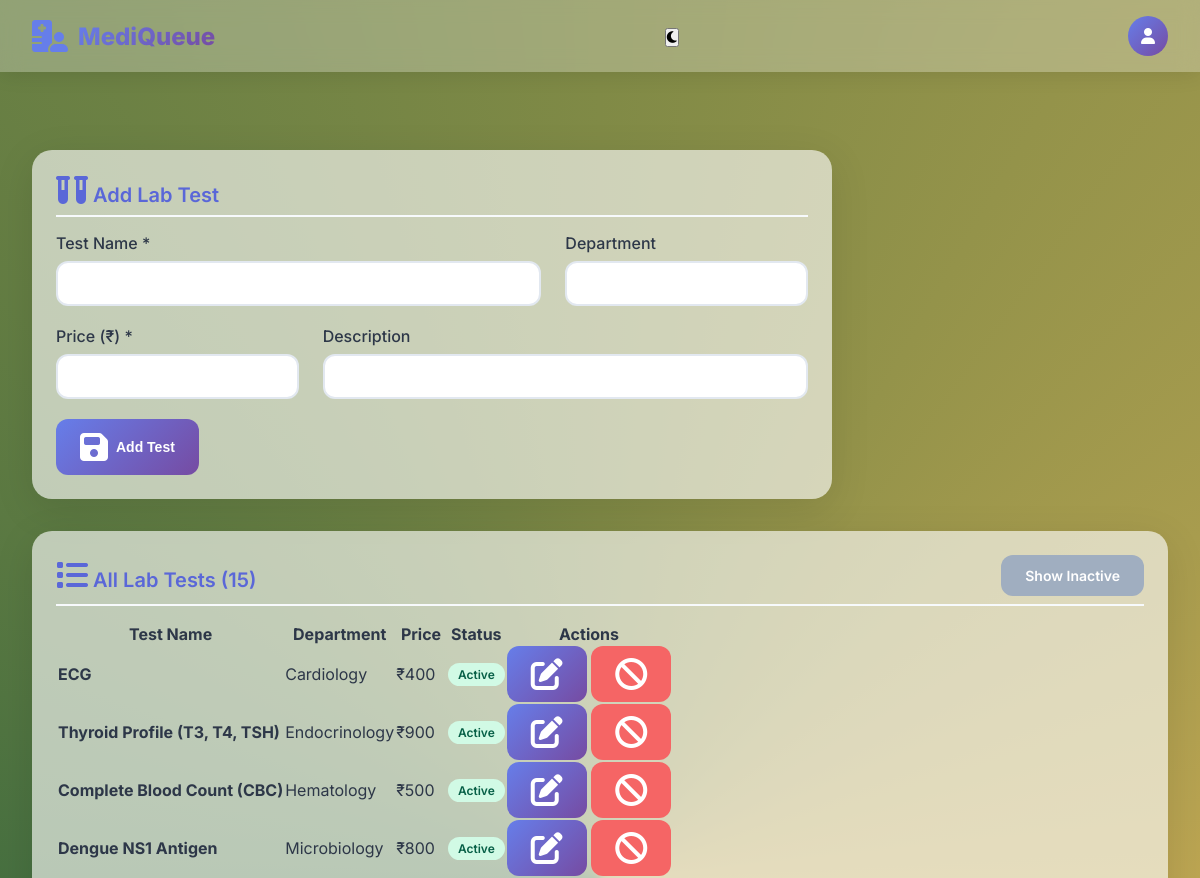
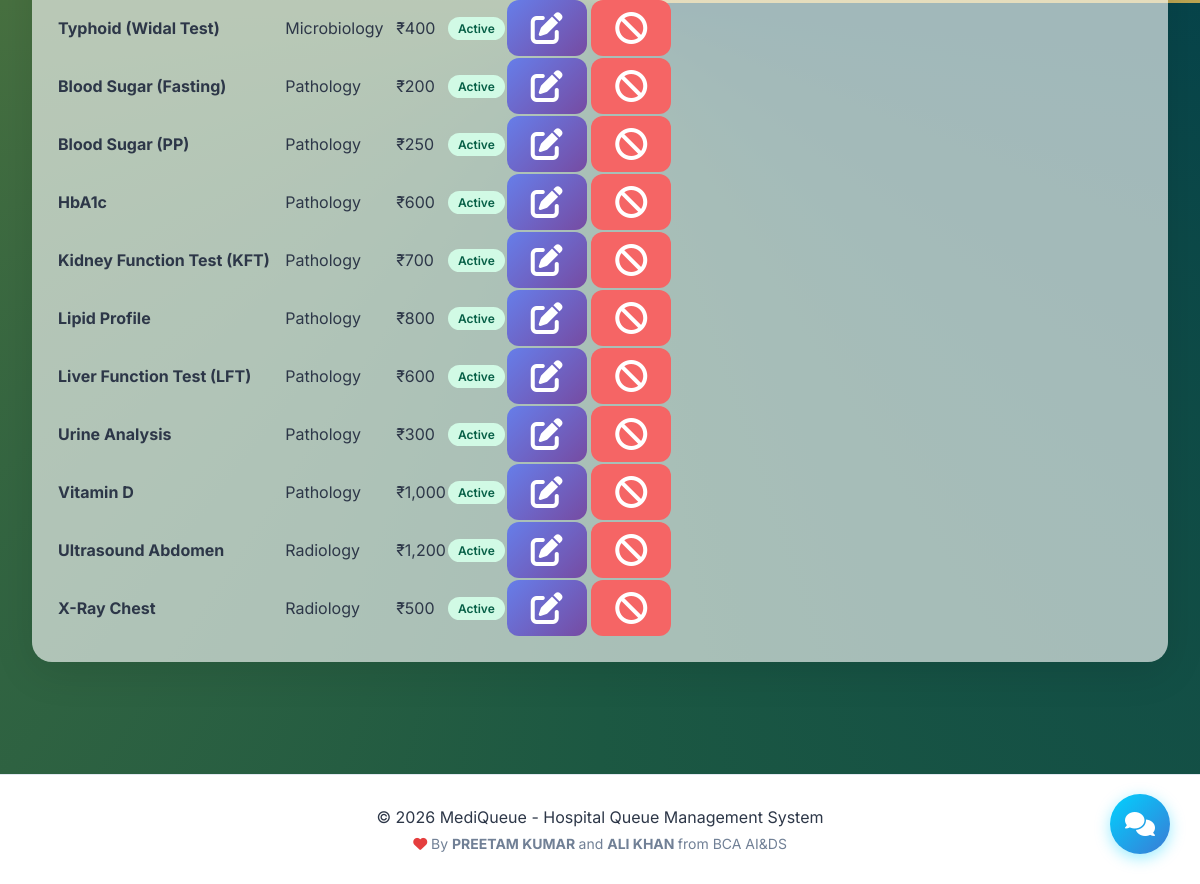
Screenshot of /admin/manage_lab_tests.php (signed in) with the database file from the repository (2 pictures, top to bottom).
### tables this page shows
CREATE TABLE `lab_tests` (
  `test_id` int(11) NOT NULL,
  `test_name` varchar(150) NOT NULL,
  `department` varchar(100) DEFAULT NULL,
  `price` decimal(10,2) DEFAULT 0.00,
  `description` text DEFAULT NULL,
  `is_active` tinyint(1) DEFAULT 1,
  `created_at` timestamp NOT NULL DEFAULT current_timestamp()
);

### admin/manage_lab_tests.php (the view, shortened to what this page needs)
<?php
require_once '../config/db.php';
$show_inactive = isset($_GET['show_inactive']);
$stmt = $pdo->prepare("SELECT * FROM lab_tests WHERE " . ($show_inactive ? "1=1" : "is_active=1") . " ORDER BY department, test_name");
$stmt->execute();
$tests = $stmt->fetchAll();
$edit_test = null;
?>
<?php include '../includes/header.php'; ?>
<div class="box" style="max-width: 800px; margin-top: 70px;">
    <div class="box-header">
        <h2 class="box-title"><i class="fas fa-vials"></i> <?php echo $edit_test ? 'Edit' : 'Add'; ?> Lab Test</h2>
    </div>
    <form method="POST">
        <div class="grid" style="grid-template-columns: 2fr 1fr;">
            <div class="form-group">
                <label class="form-label">Test Name *</label>
                <input type="text" name="test_name" class="form-control" value="<?php echo $edit_test ? htmlspecialchars($edit_test['test_name']) : ''; ?>" required>
            </div>
            <div class="form-group">
                <label class="form-label">Department</label>
                <input type="text" name="department" class="form-control" value="<?php echo $edit_test ? htmlspecialchars($edit_test['department']) : ''; ?>">
            </div>
        </div>
        <div class="grid" style="grid-template-columns: 1fr 2fr;">
            <div class="form-group">
                <label class="form-label">Price (₹) *</label>
                <input type="number" name="price" class="form-control" step="0.01" value="<?php echo $edit_test ? $edit_test['price'] : ''; ?>" required>
            </div>
            <div class="form-group">
                <label class="form-label">Description</label>
                <input type="text" name="description" class="form-control" value="<?php echo $edit_test ? htmlspecialchars($edit_test['description']) : ''; ?>">
            </div>
        </div>
        <button type="submit" class="btn btn-primary"><i class="fas fa-save"></i> <?php echo $edit_test ? 'Update' : 'Add'; ?> Test</button>
    </form>
</div>
<div class="box" style="margin-top: 1.5rem;">
    <div class="box-header">
        <h2 class="box-title"><i class="fas fa-list"></i> All Lab Tests (<?php echo count($tests); ?>)</h2>
        <a href="?<?php echo $show_inactive ? '' : 'show_inactive=1'; ?>" class="btn btn-sm btn-secondary">
            <?php echo $show_inactive ? 'Show Active Only' : 'Show Inactive'; ?>
        </a>
    </div>
    <div class="table-container">
        <table>
            <thead>
                <tr>
                    <th>Test Name</th>
                    <th>Department</th>
                    <th>Price</th>
                    <th>Status</th>
                    <th>Actions</th>
                </tr>
            </thead>
            <tbody>
                <?php foreach ($tests as $t): ?>
                <tr>
                    <td><strong><?php echo htmlspecialchars($t['test_name']); ?></strong></td>
                    <td><?php echo htmlspecialchars($t['department']); ?></td>
                    <td>₹<?php echo number_format($t['price']); ?></td>
                    <td>
                        <span class="badge badge-<?php echo $t['is_active'] ? 'success' : 'danger'; ?>">
                            <?php echo $t['is_active'] ? 'Active' : 'Inactive'; ?>
                        </span>
                    </td>
                    <td>
                        <a href="?edit=<?php echo $t['test_id']; ?>" class="btn btn-sm btn-primary"><i class="fas fa-edit"></i></a>
                        <form method="POST" style="display:inline;" onsubmit="return confirm('Are you sure?');">
                            <button class="btn btn-sm btn-<?php echo $t['is_active'] ? 'danger' : 'success'; ?>">
                                <i class="fas fa-<?php echo $t['is_active'] ? 'ban' : 'check'; ?>"></i>
                            </button>
                        </form>
                    </td>
                </tr>
                <?php endforeach; ?>
            </tbody>
        </table>
    </div>
</div>
<?php include '../includes/footer.php'; ?>

### assets/css/style.css (style rules this page uses)
:root { --primary: #667eea; --primary-dark: #5a67d8; --secondary: #764ba2; --success: #48bb78; --warning: #ed8936; --danger: #f56565; --dark: #2d3748; --light: #f7fafc; --gray: #a0aec0; }
* { margin: 0; padding: 0; box-sizing: border-box; }
body { font-family: 'Inter', sans-serif; background: conic-gradient(from 90deg, #07444a 0.000deg, #1c5842 90.000deg, #477040 180.000deg, #808a46 270.000deg, #bca552 360.000deg); min-height: 100vh; background-repeat: repeat; background-size: auto 100%; color: var(--dark); }
.btn { padding: 0.75rem 1.5rem; border: none; border-radius: 12px; font-weight: 600; cursor: pointer; transition: all 0.3s; display: inline-flex; align-items: center; gap: 0.5rem; text-decoration: none; font-size: 0.875rem; }
.btn-primary { background: linear-gradient(135deg, #667eea, #764ba2); color: white; }
.btn-danger { background: #f56565; color: white; }
.btn-secondary { background: #a0aec0; color: white; }
.form-group { margin-bottom: 16px; }
.form-label { display: block; margin-bottom: 0.5rem; font-weight: 500; color: #2d3748; }
.form-control { width: 100%; padding: 0.75rem 1rem; border: 2px solid #e2e8f0; border-radius: 12px; font-size: 0.875rem; transition: all 0.3s; }
.grid { display: grid; grid-template-columns: repeat(auto-fit, minmax(300px, 1fr)); gap: 1.5rem; }
.table-container { overflow-x: auto; }
.badge { display: inline-block; padding: 0.25rem 0.75rem; border-radius: 50px; font-size: 0.75rem; font-weight: 600; }
.badge-success { background: #c6f6d5; color: #22543d; }
.box { background: rgba(255, 255, 255, 0.619); border-radius: 20px; padding: 1.5rem; box-shadow: 0 10px 40px rgba(0, 0, 0, 0.1); transition: transform 0.3s, box-shadow 0.3s; margin-bottom: 2rem; }
.box-header { display: flex; justify-content: space-between; align-items: center; margin-bottom: 1rem; padding-bottom: 0.5rem; border-bottom: 2px solid var(--light); }
.box-title { font-size: 1.25rem; font-weight: 600; color: var(--primary-dark); }
.box i { font-size:2rem; }
.btn { padding: 0.75rem 1.5rem; border: none; border-radius: 12px; font-weight: 600; cursor: pointer; transition: all 0.3s; font-size: 0.875rem; display: inline-flex; align-items: center; gap: 0.5rem; text-decoration: none; }
.btn-primary { background: linear-gradient(135deg, var(--primary), var(--secondary)); color: white; }
.btn-danger { background: var(--danger); color: white; }
.btn-secondary { background: var(--gray); color: white; }
.form-group { margin-bottom: 1.25rem; }
.form-label { display: block; margin-bottom: 0.5rem; font-weight: 500; color: var(--dark); }
.form-control { width: 100%; padding: 0.75rem 1rem; border: 2px solid #e2e8f0; border-radius: 12px; font-size: 0.875rem; transition: all 0.3s; font-family: inherit; }
* { scrollbar-width: thin; scrollbar-color: var(--gray) var(--light); }

### admin/manage_lab_tests.php (style rules this page uses)
.badge { padding: 4px 10px; border-radius: 12px; font-size: 12px; font-weight: 600; display: inline-block; }
.badge-success { background: #d1fae5; color: #065f46; }

### rows the page displays
lab_tests: test_name "ECG", department "Cardiology", price "400", is_active "Active"
lab_tests: test_name "Thyroid Profile (T3, T4, TSH)", department "Endocrinology", price "900", is_active "Active"
lab_tests: test_name "Complete Blood Count (CBC)", department "Hematology", price "500", is_active "Active"
lab_tests: test_name "Dengue NS1 Antigen", department "Microbiology", price "800", is_active "Active"
lab_tests: test_name "Typhoid (Widal Test)", department "Microbiology", price "400", is_active "Active"
lab_tests: test_name "Blood Sugar (Fasting)", department "Pathology", price "200", is_active "Active"
lab_tests: test_name "Blood Sugar (PP)", department "Pathology", price "250", is_active "Active"
lab_tests: test_name "HbA1c", department "Pathology", price "600", is_active "Active"
lab_tests: test_name "Kidney Function Test (KFT)", department "Pathology", price "700", is_active "Active"
lab_tests: test_name "Lipid Profile", department "Pathology", price "800", is_active "Active"
lab_tests: test_name "Liver Function Test (LFT)", department "Pathology", price "600", is_active "Active"
lab_tests: test_name "Urine Analysis", department "Pathology", price "300", is_active "Active"
lab_tests: test_name "Vitamin D", department "Pathology", price "1,000", is_active "Active"
lab_tests: test_name "Ultrasound Abdomen", department "Radiology", price "1,200", is_active "Active"
lab_tests: test_name "X-Ray Chest", department "Radiology", price "500", is_active "Active"

### other values shown
count($tests) "15"
